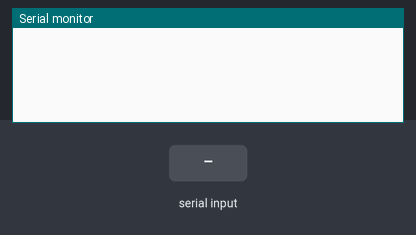
This sketch was run on a simulated ESP8266 (NodeMCU). Parts: the last lines printed to the serial monitor. The test bench sets the inputs (shaded band). WiFi joins after 1.5 s; servers stay silent unless stated.

Above: at 3.0 s.
3.1 s: "90,45,200\n" received over the second serial link
At 3.9 s:
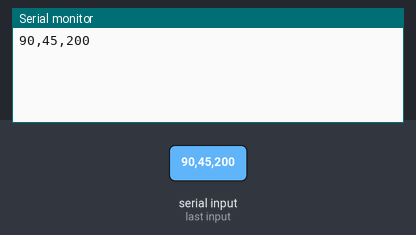
4.6 s: "90,45\n" received over the second serial link
At 5.0 s:
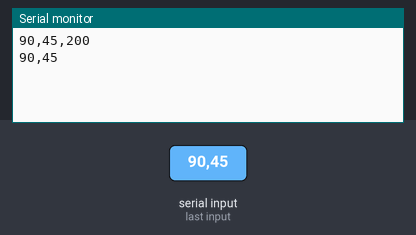
6.1 s: "90,45,200,10\n" received over the second serial link
At 7.3 s:
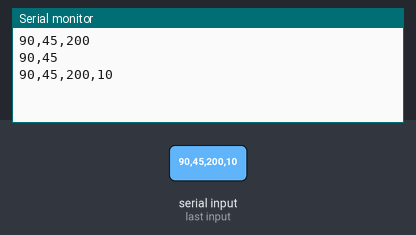
7.6 s: "1\n" received over the second serial link
At 8.5 s:
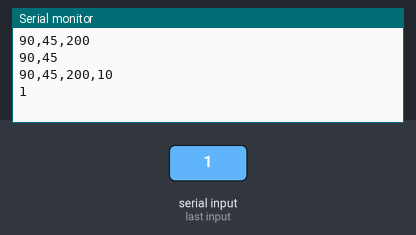

Measured:
- after the input at 3.1 s, the serial monitor: prints a new line at once (image 1)
- after the input at 4.6 s, the serial monitor: prints a new line at once (image 2)
- after the input at 6.1 s, the serial monitor: prints a new line at once (image 3)
- after the input at 7.6 s, the serial monitor: prints a new line at once (image 4)

The sketch:

PPS_NodeMCU.ino
```cpp
/* Fill-in information from Blynk Device Info here */
#define BLYNK_TEMPLATE_ID "TMPL3Bi4qwuhc"
#define BLYNK_TEMPLATE_NAME "PARALYSIS PATIENT SYSTEM"
#define BLYNK_AUTH_TOKEN "TLGDPRZWQcxE70lJDRIi0phfz8S5JbBh"

/* Comment this out to disable prints and save space */
#define BLYNK_PRINT Serial


#include <ESP8266WiFi.h>
#include <BlynkSimpleEsp8266.h>
#include <SoftwareSerial.h>

SoftwareSerial mySerial(D5, D4);  // RX, TX
// Your WiFi credentials.
// Set password to "" for open networks.
//char ssid[] = "OnePlus Nord";
//char pass[] = "nandukuttan";

char ssid[] = "TP-Link_F46C";
char pass[] = "*8547122440@";

BlynkTimer timer;

String inputString = "";         // a String to hold incoming data
boolean stringComplete = false;  // whether the string is complete

String string1 = "COMM:";
String string2 = "TEMP:";
String string3 = "HBCT:";
String string4 = "WARN:";
String string5 = "SORE:";

String command_list[5] = { "", "Food & Water", "Fresh up", "Emergency", "" };


int data1 = 0;
int data2 = 0;
int data3 = 0;
int data4 = 0;
int data5 = 0;

// This function sends Arduino's up time every second to Virtual Pin (5).
// In the app, Widget's reading frequency should be set to PUSH. This means
// that you define how often to send data to Blynk App.
void myTimerEvent() {
  // You can send any value at any time.
  // Please don't send more that 10 values per second.
  if (data1 > 0) {
    Blynk.virtualWrite(V0, command_list[data1]);  //Command
  }
  Blynk.virtualWrite(V1, data2);  // Temperature
  Blynk.virtualWrite(V2, data3);  // HeartRate
  if (data4 == 1) {
    Blynk.virtualWrite(V3, "High temperature detected");  //Alert
  } else if (data4 == 2) {
    Blynk.virtualWrite(V3, "Abnormal Heart Rate detected");  //Alert
  } else {
    Blynk.virtualWrite(V3, "Normal");  //Alert
  }
  if (data5 == 1) {
    Blynk.virtualWrite(V4, "Chances of bedsore is there");  //Bedsore
  } else {
    Blynk.virtualWrite(V4, "-");  //Alert
  }
}

void setup() {
  // Debug console
  Serial.begin(9600);
  mySerial.begin(9600);
  Blynk.begin(BLYNK_AUTH_TOKEN, ssid, pass);
  // You can also specify server:
  //Blynk.begin(BLYNK_AUTH_TOKEN, ssid, pass, "blynk.cloud", 80);
  //Blynk.begin(BLYNK_AUTH_TOKEN, ssid, pass, IPAddress(192,168,1,100), 8080);

  // Setup a function to be called every second
  timer.setInterval(1000L, myTimerEvent);
}

void loop() {
  Blynk.run();
  timer.run();  // Initiates BlynkTimer
  receiveAndParseData();
}

void mySerialEvent() {
  while (mySerial.available()) {
    char inChar = (char)mySerial.read();
    //Serial.print(inChar);
    if (inChar == '\n' || inChar == '\r') {
      stringComplete = true;
    } else {
      inputString += inChar;
    }
  }
}

void receiveAndParseData() {
  mySerialEvent();
  if (stringComplete == true) {
    Serial.println(inputString);
    if (inputString.startsWith(string1)) {
      inputString.remove(0, 5);
      //Serial.println(inputString);
      data1 = inputString.toInt();
    } else if (inputString.startsWith(string2)) {
      inputString.remove(0, 5);
      //Serial.println(inputString);
      data2 = inputString.toInt();
    } else if (inputString.startsWith(string3)) {
      inputString.remove(0, 5);
      //Serial.println(inputString);
      data3 = inputString.toInt();
    } else if (inputString.startsWith(string4)) {
      inputString.remove(0, 5);
      //Serial.println(inputString);
      data4 = inputString.toInt();
    } else if (inputString.startsWith(string5)) {
      inputString.remove(0, 5);
      //Serial.println(inputString);
      data5 = inputString.toInt();
    }
    inputString = "";
    stringComplete = false;
  }
}
```
